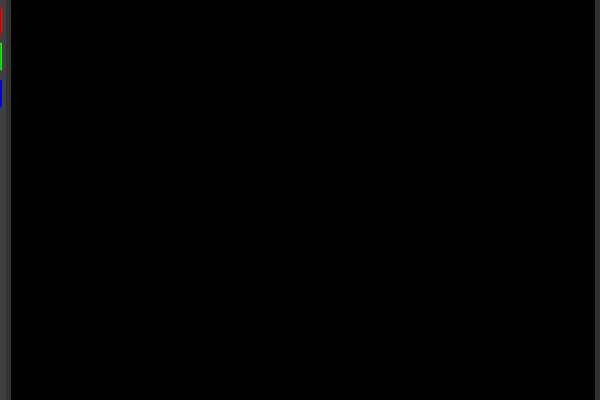
Frame 1 (no input)
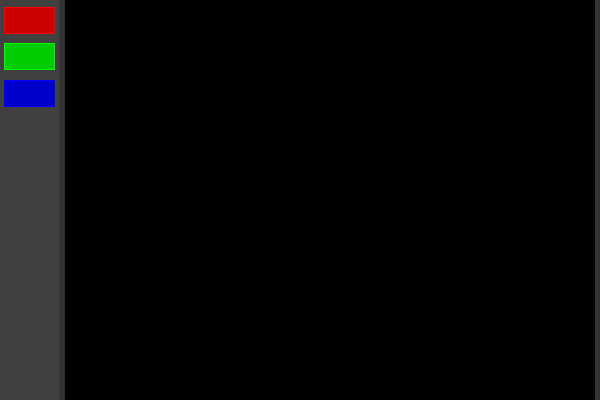
Frame 60 (the mouse pressed at the canvas centre just before this capture)
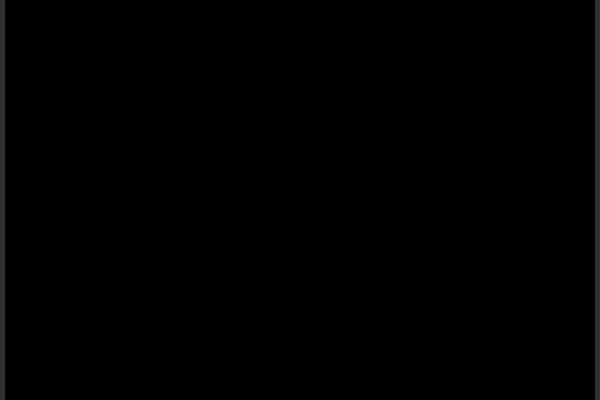
Frame 120 (the mouse held since frame 60 and released just before this capture)

The Processing sketch that drew these frames (run headless with seeded random() and noise(); from frame 60 on, the mouse is pressed at the canvas centre):

// Processing sketch: coolReminder
// ── coolReminder.pde
int SIZEx = 600;
int SIZEy = 400;

void setup() {
  size(600, 400);
  for (int i = 0; i < task.length; ++i) {
    task[i] = new Task(false);
  }
}

Panel panel = new Panel();
List list = new List();
Task task[] = new Task[10];

float panex = 0;
float listx = 0;
int last = 0;

void draw() {
  background(0);
  for (int i = 0; i < task.length; ++i) {
    task[i].display();
  }
  panel.display();
  list.display();
}

class Panel {
  float x;
  Panel() {
    x = 0;
  }
  void display() {
    move();
    noStroke();
    fill(204, 80);
    rectMode(CORNER);
    rect(0, 0, x, height);
    fill(50);
    rect(x, 0, 5, height);
    action();
  }
  void move() {
    if (mouseX < SIZEx/10) {
      if (x <= width/10) { 
        x += (width/10-x)/10;
      }
    } else {
      if (x > 0) {
        x -= abs(x)/10;
      }
    }
    panex = x;
  }
  void createTask() {
    int i;
    for (i = 0; i < task.length; ++i) {
      if (task[i].b == false) {
        task[i] = new Task("test");
        break;
      }
    }
    if (i == task.length-1) {
      fill(255, 255, 0);
      text("limmit of task", width/2, height/2);
      delay(1000);
    }
  }

  void deleteTask() {
    for (int i = 0; i < task.length; ++i) {
      if (task[i].progress >= 100) {
        task[i].b = false;
      }
    }
  }
  void actionboard() {
    rectMode(CENTER);
    stroke(255, 0, 0);
    fill(204, 0, 0);
    rect(x-width/20, height/20, width/12, height/15);

    rectMode(CENTER);
    stroke(0, 255, 0);
    fill(0, 204, 0);
    rect(x-width/20, height/20+height/15+10, width/12, height/15);

    rectMode(CENTER);
    stroke(0, 0, 255);
    fill(0, 0, 204);
    rect(x-width/20, height/20+2*height/15+20, width/12, height/15);
  }
  void action() {
    actionboard();
    if (mousePressed && 
      mouseX < x-width/20+width/24 &&
      mouseX > x-width/20-width/24 &&
      mouseY < height/20+height/30 &&
      mouseY > height/20-height/30)
    {
      createTask();
      delay(500);
    }
    if (mousePressed && 
      mouseX < x-width/20+width/24 &&
      mouseX > x-width/20-width/24 &&
      mouseY < height/20+height/15+10+height/30 &&
      mouseY > height/20+height/15+10-height/30)
    {
      deleteTask();
      delay(500);
    }
    if (mousePressed && 
      mouseX < x-width/20+width/24 &&
      mouseX > x-width/20-width/24 &&
      mouseY < height/20+2*height/15+20+height/30 &&
      mouseY > height/20+2*height/15+20-height/30)
    {
      fill(0, 0, 255);
      text("blue button pressed", width/2, height/2);
    }
  }
}

class Task {
  String name;
  int progress = 100;
  float rand;
  float x, y, vx, vy;
  boolean b;
  Task(String n) {
    x = SIZEx/2;
    y = SIZEy/2;
    rand = random(0, TWO_PI);
    vx = progress*cos(rand)/5;
    vy = progress*sin(rand)/5;
    b = true;
  }
  Task(boolean bool) {
    b = bool;
  }
  void display() {
    if (b) {
      move();
      noStroke();
      fill(255);
      ellipse(x, y, 30, 30);
    }
  }

  void setProg(int p) {
    progress = p;
    vx = progress*cos(rand)/5;
    vy = progress*sin(rand)/5;
  }
  void move() {
    x += vx;
    y += vy;
    if (y < 0||y > height) {
      y = y - vy;
      vy = -vy;
    }
    if (x < panex||x > listx) {
      x = x - vx;
      vx = -vx;
    }
  }
}

class List {
  float x;
  int flag = 0;
  List() {
    x = SIZEx;
  }
  void display() {
    move();
    noStroke();
    fill(204, 80);
    rectMode(CORNER);
    rect(x, 0, SIZEx/5, height);
    fill(50);
    rect(x-5, 0, 5, height);
  }
  void judge() {
    if (mouseX > 4*SIZEx/5) {
      flag = 1;
    } else {
      flag = 0;
    }
  }
  void move() {
    judge();
    if (flag == 1) {
      if (x >= SIZEx*4/5) { 
        x -= abs(4*SIZEx/5-x)/10;
      }
    } else {
      x += abs(SIZEx-x)/10;
    }
    listx = x;
  }
}
